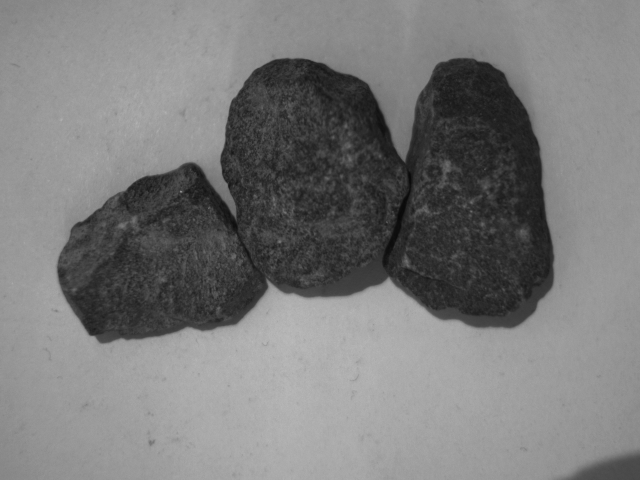
#> input picture Desktop/temp/img5.bmp, 1280 x 960 px, found by its file name (shown at 1/2 size)
$ python segmentation.py   (older library calls are emulated)
#> lines starting #> are read from the running program, lines starting #| are printed output that depends on the picture; after the words box and inside, x2 and y2 are one past the last pixel; in counts of white or black regions, pixels touching at a corner belong together
#> further down, image is the input picture: shape (960, 1280, 3); min 8, max 198, mean 122
### preprocess.py
import cv2
import numpy as np


# [36 lines left out: functions AdaptProcess, adapt_median_filter, not called in this run]


def preprocess(image, adapt_median=False):
#> called with adapt_median = False
    image = cv2.cvtColor(image, cv2.COLOR_BGR2GRAY)
#> image: shape (960, 1280)
    image = cv2.bilateralFilter(src=image, d=-1, sigmaColor=30, sigmaSpace=0.05)
    if adapt_median:
        image = adapt_median_filter(image, minsize=3, maxsize=7)
    else:
        image = cv2.medianBlur(image, 3)
    return image

### segmentation.py
import cv2
import numpy as np
from skimage.feature import peak_local_max
from skimage.morphology import watershed
from scipy import ndimage
import numpy as np
import imutils
from PIL import Image
import matplotlib.pyplot as plt
from preprocess import preprocess
import random


scale = (1 / 6.3)
# [12 lines left out: function auto_canny, not called in this run]
    # return image


def binary_image(image, t1=75, t2=15):
    # image = cv2.adaptiveThreshold(image, 255, cv2.ADAPTIVE_THRESH_MEAN_C, cv2.THRESH_BINARY, 725, 15)
    # image = 255 - image
#> called with t1 = 725, t2 = 15
    image = cv2.adaptiveThreshold(image, 255, cv2.ADAPTIVE_THRESH_MEAN_C, cv2.THRESH_BINARY, t1, t2)
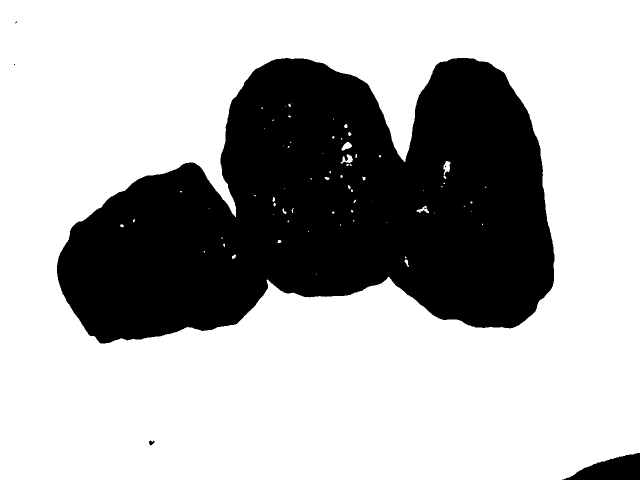
#> image: shape (960, 1280) (shown at 1/2 size); 69% white; 8 black regions (5 under 20 px)
    # image = cv2.medianBlur(image, 3)
    contours, hierarch = cv2.findContours(image, cv2.RETR_LIST, cv2.CHAIN_APPROX_NONE)
#> contours = 76 contours, 58 with area under 20; largest, box (x1, y1, x2, y2) and area: (0, 0, 1280, 960) 1221515, (113, 115, 1110, 688) 379371, (886, 322, 901, 350) 211, (681, 308, 706, 327) 186, (683, 284, 704, 301) 184
    for i in range(len(contours)):
        area = cv2.contourArea(contours[i])  # 计算轮廓所占面积
        if area < 300:  # 将area小于阈值区域填充背景色，由于OpenCV读出的是BGR值
            cv2.drawContours(image, [contours[i]], -1, 0, thickness=-1)  # 原始图片背景BGR值(84,1,68)
            continue
#> this loop made 76 passes
#> area on passes 1, 3, 5, 8, 12, 23, 28, 33, 41, 44, 45, 52: 83.5, 50, 35.5, 27.5, 24.5, 29.5, 129, 26, 21.5, 31, 24, 211
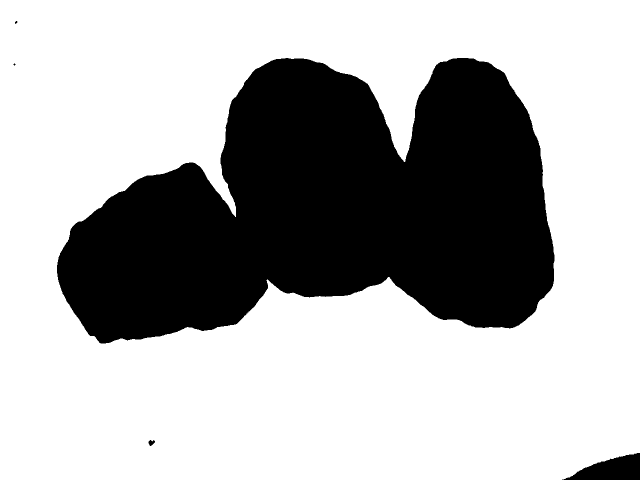
#> image: shape (960, 1280) (shown at 1/2 size); 68.8% white; 6 black regions (3 under 20 px), largest, box (x1, y1, x2, y2) and area: (114, 116, 1109, 687) 377871, (1127, 906, 1280, 960) 5070, (297, 880, 310, 892) 100
    image = 255 - image
#> image: shape (960, 1280); 31.2% white; 6 white regions (3 under 20 px)
    contours, hierarch = cv2.findContours(image, cv2.RETR_LIST, cv2.CHAIN_APPROX_NONE)
#> contours = 6 contours, 3 with area under 20; largest, box (x1, y1, x2, y2) and area: (114, 116, 1109, 687) 376371, (1127, 906, 1280, 960) 4890, (297, 880, 310, 892) 84
    for i in range(len(contours)):
        area = cv2.contourArea(contours[i])  # 计算轮廓所占面积
        if area < 300:  # 将area小于阈值区域填充背景色，由于OpenCV读出的是BGR值
            cv2.drawContours(image, [contours[i]], -1, 0, thickness=-1)  # 原始图片背景BGR值(84,1,68)
            continue
#> this loop made 6 passes
#> area on passes 2, 3, 5: 4889.5, 83.5, 376371
#> image: shape (960, 1280); 31.2% white; 2 white regions, box (x1, y1, x2, y2) and area: (114, 116, 1109, 687) 377871, (1127, 906, 1280, 960) 5070
    return image


# [53 lines left out: functions segmentation, calculate, algorithm_watershed, not called in this run]


if __name__ == '__main__':
    imagePath = '/Users/jhchen/PycharmProjects/stones/Desktop/temp/img5.bmp'
    # imagePath = '/Users/jhchen/PycharmProjects/stones/Desktop/seg2/01背景.bmp'
    # imagePath = 'qin.jpg'
    image = cv2.imread(imagePath)
    # # c = auto_canny(image)
    # original = image
    image = preprocess(image, adapt_median=False)
    image = binary_image(image, 725, 15) #- binary_image(image, 225, 15)
    # # image[c==255] = 0
    # _, image, _ = segmentation(image, original=original)

    # v, final = algorithm_watershed(image)
    # calculate(v, final)

    cv2.namedWindow('Edges', cv2.WINDOW_NORMAL)
    cv2.imshow("Edges", image)
    cv2.waitKey(0)

$ run again, with Desktop/temp/img4.bmp copied over Desktop/temp/img5.bmp
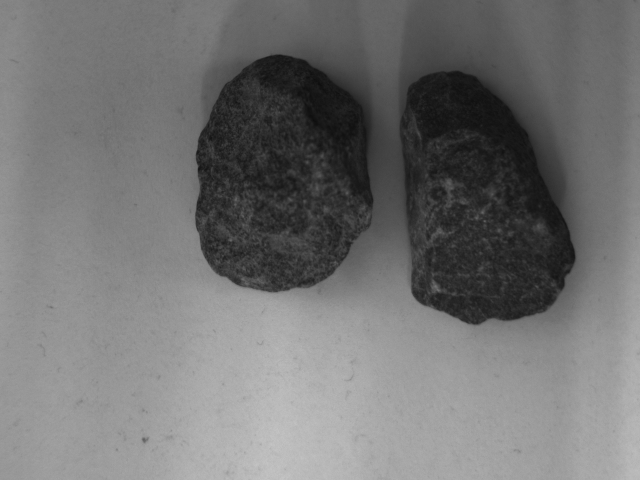
#> input picture Desktop/temp/img4.bmp, 1280 x 960 px, found by its file name (shown at 1/2 size)
#> image is the input picture: shape (960, 1280, 3); min 13, max 201, mean 114.4
#> in binary_image, `image = cv2.adaptiveThreshold(image, 255, cv2.ADAPTIVE_THRESH_MEAN_C, ..`:
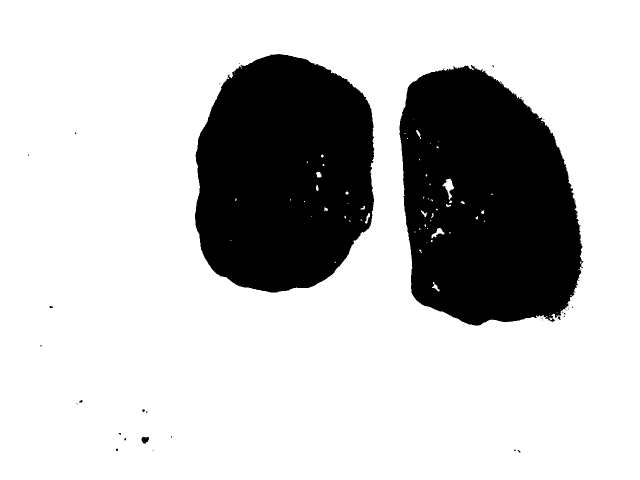
#> image: shape (960, 1280) (shown at 1/2 size); 76.6% white; 42 black regions (35 under 20 px)
#> in binary_image, `contours, hierarch = cv2.findContours(image, cv2.RETR_LIST, cv2.CHAIN_..`: contours = 129 contours, 104 with area under 20; largest, box (x1, y1, x2, y2) and area: (0, 0, 1280, 960) 1226561, (798, 129, 1168, 652) 150904, (389, 107, 750, 586) 139932, (885, 357, 908, 400) 360, (863, 456, 889, 477) 172
#> the loop in binary_image, `for i in range(len(contours)):` made 129 passes
#> area on passes 1, 4, 5, 6, 10, 12, 20, 35: 21.5, 22, 20, 169, 29, 32.5, 33, 28.5
#> after the loop in binary_image, `for i in range(len(contours)):`:
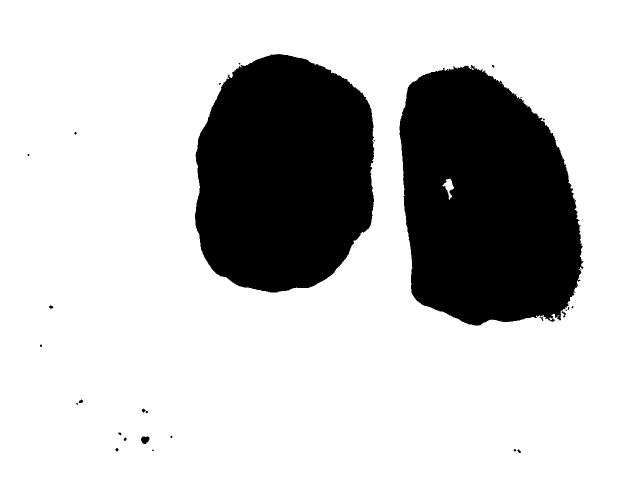
#> image: shape (960, 1280) (shown at 1/2 size); 76.4% white; 28 black regions (16 under 20 px), largest, box (x1, y1, x2, y2) and area: (799, 130, 1167, 651) 149802, (390, 108, 749, 585) 139257, (282, 873, 299, 888) 192
#> in binary_image, `contours, hierarch = cv2.findContours(image, cv2.RETR_LIST, cv2.CHAIN_..`: contours = 41 contours, 29 with area under 20; largest, box (x1, y1, x2, y2) and area: (799, 130, 1167, 651) 149418, (390, 108, 749, 585) 138594, (884, 356, 909, 401) 460, (282, 873, 299, 888) 169, (157, 799, 166, 806) 32
#> the loop in binary_image, `for i in range(len(contours)):` made 41 passes

$ run again, with Desktop/temp/img6.bmp copied over Desktop/temp/img5.bmp
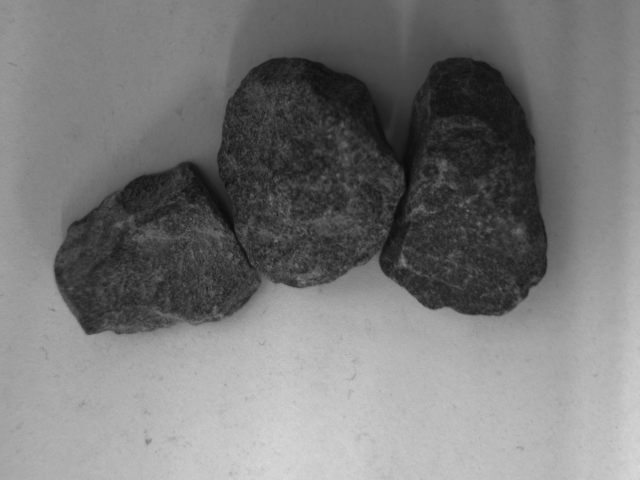
#> input picture Desktop/temp/img6.bmp, 1280 x 960 px, found by its file name (shown at 1/2 size)
#> image is the input picture: shape (960, 1280, 3); min 6, max 223, mean 120.3
#> in binary_image, `image = cv2.adaptiveThreshold(image, 255, cv2.ADAPTIVE_THRESH_MEAN_C, ..`:
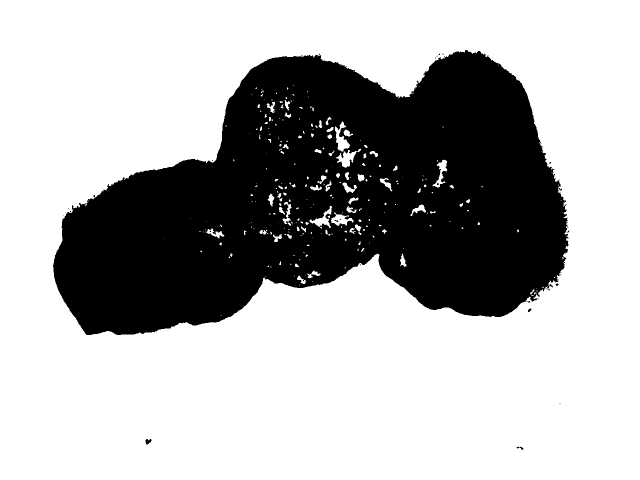
#> image: shape (960, 1280) (shown at 1/2 size); 69% white; 39 black regions (34 under 20 px)
#> in binary_image, `contours, hierarch = cv2.findContours(image, cv2.RETR_LIST, cv2.CHAIN_..`: contours = 322 contours, 255 with area under 20; largest, box (x1, y1, x2, y2) and area: (0, 0, 1280, 960) 1226561, (105, 99, 1138, 671) 392662, (670, 243, 700, 303) 700, (672, 297, 722, 336) 659, (619, 412, 664, 457) 552
#> the loop in binary_image, `for i in range(len(contours)):` made 322 passes
#> area on passes 1 to 3: 32.5, 20.5, 104.5
#> after the loop in binary_image, `for i in range(len(contours)):`:
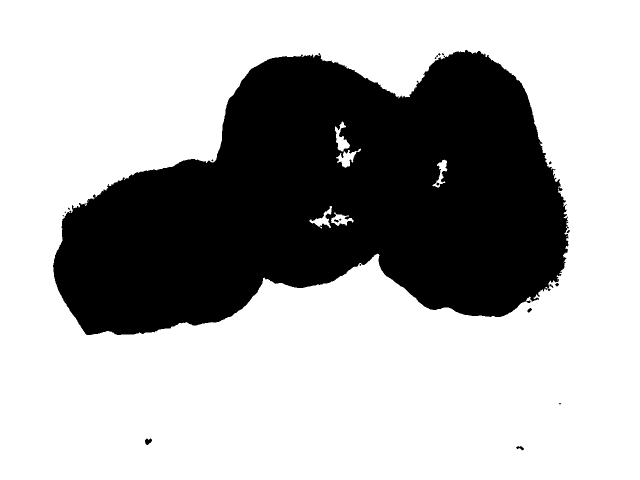
#> image: shape (960, 1280) (shown at 1/2 size); 68.4% white; 20 black regions (11 under 20 px), largest, box (x1, y1, x2, y2) and area: (106, 100, 1138, 670) 388009, (290, 877, 304, 890) 123, (1032, 892, 1048, 901) 70
#> in binary_image, `contours, hierarch = cv2.findContours(image, cv2.RETR_LIST, cv2.CHAIN_..`: contours = 41 contours, 30 with area under 20; largest, box (x1, y1, x2, y2) and area: (106, 100, 1138, 670) 389758, (669, 242, 701, 304) 872, (671, 296, 723, 337) 839, (618, 411, 665, 458) 722, (661, 424, 709, 453) 680
#> the loop in binary_image, `for i in range(len(contours)):` made 41 passes
#> area on passes 1, 2, 4, 6, 15, 18, 21, 27: 53.5, 104.5, 40, 26.5, 25.5, 680, 721.5, 674

$ run again, with Desktop/temp/img7.bmp copied over Desktop/temp/img5.bmp
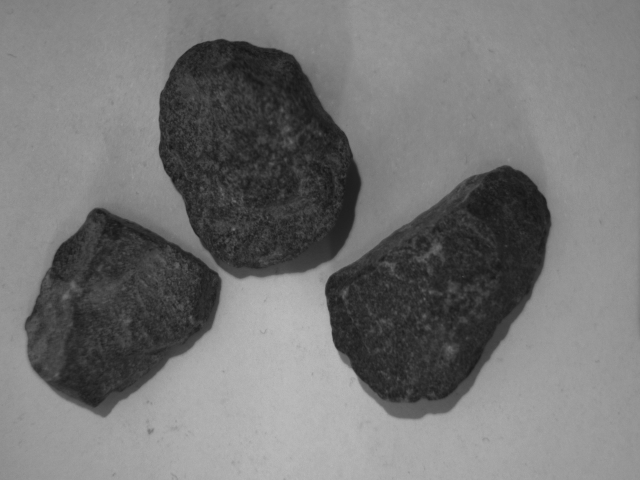
#> input picture Desktop/temp/img7.bmp, 1280 x 960 px, found by its file name (shown at 1/2 size)
#> image is the input picture: shape (960, 1280, 3); min 19, max 193, mean 116.8
#> in binary_image, `image = cv2.adaptiveThreshold(image, 255, cv2.ADAPTIVE_THRESH_MEAN_C, ..`:
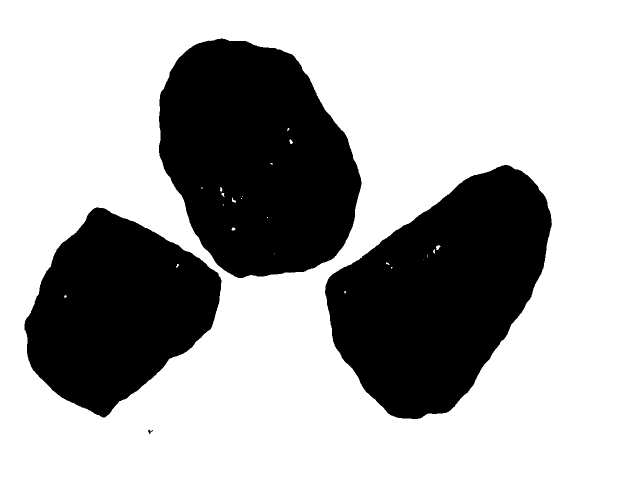
#> image: shape (960, 1280) (shown at 1/2 size); 68% white; 4 black regions
#> in binary_image, `contours, hierarch = cv2.findContours(image, cv2.RETR_LIST, cv2.CHAIN_..`: contours = 28 contours, 18 with area under 20; largest, box (x1, y1, x2, y2) and area: (0, 0, 1280, 960) 1226561, (317, 76, 724, 557) 145491, (649, 329, 1105, 839) 143852, (48, 414, 444, 836) 106341, (295, 858, 307, 869) 50
#> the loop in binary_image, `for i in range(len(contours)):` made 28 passes
#> area on passes 1, 12, 13, 15, 18, 22, 23, 25: 50.5, 42, 27.5, 106341, 27.5, 21, 143852.5, 32
#> in binary_image, `contours, hierarch = cv2.findContours(image, cv2.RETR_LIST, cv2.CHAIN_..`: contours = 4 contours; box (x1, y1, x2, y2) and area: (318, 77, 723, 556) 144207, (650, 330, 1104, 838) 142578, (49, 415, 443, 835) 105275, (295, 858, 307, 869) 50
#> the loop in binary_image, `for i in range(len(contours)):` made 4 passes
#> area on passes 1 to 4: 50.5, 105275, 142577.5, 144207
